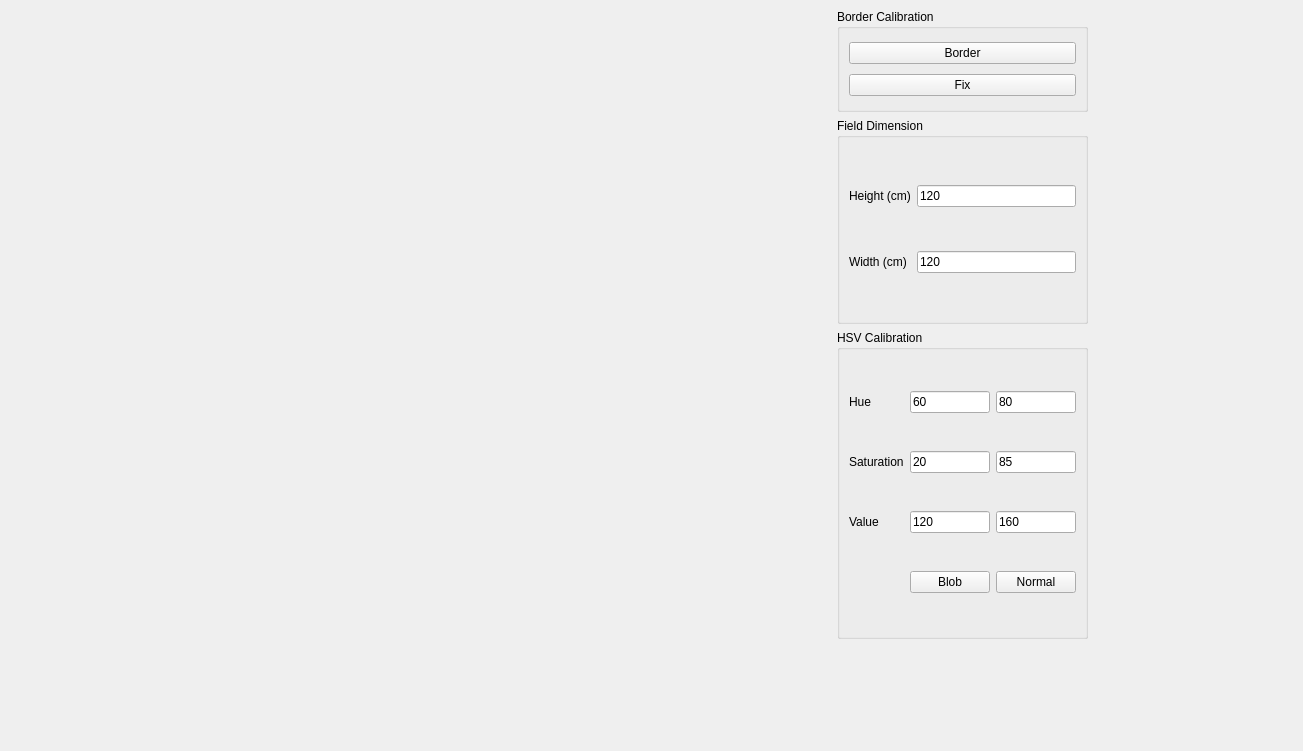
<?xml version="1.0" encoding="UTF-8"?>
<ui version="4.0">
 <class>MainWindow</class>
 <widget class="QMainWindow" name="MainWindow">
  <property name="geometry">
   <rect>
    <x>0</x>
    <y>0</y>
    <width>1303</width>
    <height>751</height>
   </rect>
  </property>
  <property name="windowTitle">
   <string>MainWindow</string>
  </property>
  <property name="styleSheet">
   <string notr="true"/>
  </property>
  <widget class="QWidget" name="centralwidget">
   <property name="styleSheet">
    <string notr="true"/>
   </property>
   <layout class="QGridLayout" name="gridLayout_3" rowstretch="1,2,3,1" columnstretch="1,3,1,1">
    <item row="2" column="2">
     <widget class="QGroupBox" name="groupBox_3">
      <property name="title">
       <string>HSV Calibration</string>
      </property>
      <layout class="QGridLayout" name="gridLayout_2">
       <item row="1" column="0">
        <widget class="QLabel" name="label_4">
         <property name="text">
          <string>Saturation</string>
         </property>
        </widget>
       </item>
       <item row="2" column="2">
        <widget class="QLineEdit" name="lineedit_v_max">
         <property name="text">
          <string>160</string>
         </property>
        </widget>
       </item>
       <item row="1" column="1">
        <widget class="QLineEdit" name="lineedit_s_min">
         <property name="text">
          <string>20</string>
         </property>
        </widget>
       </item>
       <item row="2" column="1">
        <widget class="QLineEdit" name="lineedit_v_min">
         <property name="text">
          <string>120</string>
         </property>
        </widget>
       </item>
       <item row="0" column="2">
        <widget class="QLineEdit" name="lineedit_h_max">
         <property name="text">
          <string>80</string>
         </property>
        </widget>
       </item>
       <item row="3" column="1">
        <widget class="QPushButton" name="button_blob">
         <property name="text">
          <string>Blob</string>
         </property>
        </widget>
       </item>
       <item row="2" column="0">
        <widget class="QLabel" name="label_5">
         <property name="text">
          <string>Value</string>
         </property>
        </widget>
       </item>
       <item row="1" column="2">
        <widget class="QLineEdit" name="lineedit_s_max">
         <property name="text">
          <string>85</string>
         </property>
        </widget>
       </item>
       <item row="3" column="0">
        <spacer name="horizontalSpacer_3">
         <property name="orientation">
          <enum>Qt::Horizontal</enum>
         </property>
         <property name="sizeHint" stdset="0">
          <size>
           <width>59</width>
           <height>20</height>
          </size>
         </property>
        </spacer>
       </item>
       <item row="0" column="0">
        <widget class="QLabel" name="label_3">
         <property name="text">
          <string>Hue</string>
         </property>
        </widget>
       </item>
       <item row="3" column="2">
        <widget class="QPushButton" name="button_normal">
         <property name="text">
          <string>Normal</string>
         </property>
        </widget>
       </item>
       <item row="0" column="1">
        <widget class="QLineEdit" name="lineedit_h_min">
         <property name="text">
          <string>60</string>
         </property>
        </widget>
       </item>
      </layout>
     </widget>
    </item>
    <item row="3" column="2">
     <spacer name="verticalSpacer">
      <property name="orientation">
       <enum>Qt::Vertical</enum>
      </property>
      <property name="sizeHint" stdset="0">
       <size>
        <width>218</width>
        <height>354</height>
       </size>
      </property>
     </spacer>
    </item>
    <item row="0" column="1" rowspan="4">
     <widget class="QLabel" name="label_image">
      <property name="text">
       <string/>
      </property>
     </widget>
    </item>
    <item row="0" column="0" rowspan="4">
     <spacer name="horizontalSpacer">
      <property name="orientation">
       <enum>Qt::Horizontal</enum>
      </property>
      <property name="sizeHint" stdset="0">
       <size>
        <width>35</width>
        <height>698</height>
       </size>
      </property>
     </spacer>
    </item>
    <item row="1" column="2">
     <widget class="QGroupBox" name="groupBox_2">
      <property name="title">
       <string>Field Dimension</string>
      </property>
      <layout class="QGridLayout" name="gridLayout">
       <item row="0" column="1">
        <widget class="QLineEdit" name="lineedit_height">
         <property name="text">
          <string>120</string>
         </property>
        </widget>
       </item>
       <item row="1" column="1">
        <widget class="QLineEdit" name="lineedit_width">
         <property name="text">
          <string>120</string>
         </property>
        </widget>
       </item>
       <item row="1" column="0">
        <widget class="QLabel" name="label_2">
         <property name="text">
          <string>Width (cm)</string>
         </property>
        </widget>
       </item>
       <item row="0" column="0">
        <widget class="QLabel" name="label">
         <property name="text">
          <string>Height (cm)</string>
         </property>
        </widget>
       </item>
      </layout>
     </widget>
    </item>
    <item row="0" column="2">
     <widget class="QGroupBox" name="groupBox">
      <property name="title">
       <string>Border Calibration</string>
      </property>
      <layout class="QVBoxLayout" name="verticalLayout">
       <item>
        <widget class="QPushButton" name="button_border">
         <property name="text">
          <string>Border</string>
         </property>
        </widget>
       </item>
       <item>
        <widget class="QPushButton" name="button_fix">
         <property name="text">
          <string>Fix</string>
         </property>
        </widget>
       </item>
      </layout>
     </widget>
    </item>
    <item row="0" column="3" rowspan="4">
     <spacer name="horizontalSpacer_2">
      <property name="orientation">
       <enum>Qt::Horizontal</enum>
      </property>
      <property name="sizeHint" stdset="0">
       <size>
        <width>35</width>
        <height>708</height>
       </size>
      </property>
     </spacer>
    </item>
   </layout>
  </widget>
 </widget>
 <resources/>
 <connections/>
</ui>
